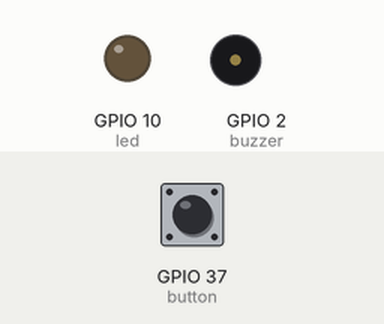
Bench run of a program on a simulated ESP32 board running MicroPython. Parts: output pins drawn as LEDs (lit = HIGH), buzzer (waves = sounding). Dashed ring = blinking. The test bench sets the inputs (shaded band); at power-on: GPIO 37 (button) HIGH. What the program prints to the serial console is not drawn.

Above: at 1.2 s.
1.3 s: GPIO 37 (button) pulled LOW for 0.15 s
At 2.36 s:
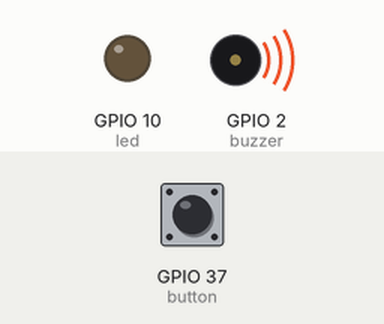
At 7.0 s:
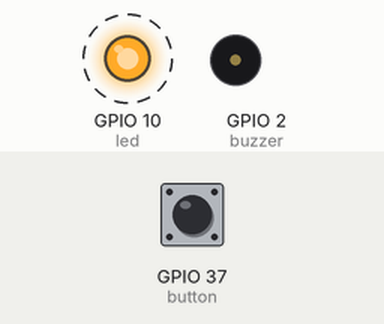
Timing chart, 0 to 8.5 s (numbered marks = the images above; inputs shaded):
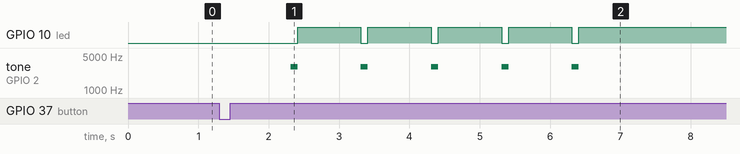

Measured:
- after the input at 1.3 s, GPIO 10 (led): alternates HIGH for 0.90 s and LOW for 0.10 s, 9 changes in all, then stays HIGH, starting after 1.1 s; tone on GPIO 2 (buzzer): alternates 3000 Hz for 0.10 s and silent for 0.90 s, 10 changes in all, then stays silent, starting after 1.0 s

The program:

M5stick_prv_Dojmy.py
```python
from machine import PWM, Timer, Signal, Pin
from time import sleep

def Časovač(časovač):
    global sekunda, led, buzzer
    sekunda += 1
    print("\nUplynula {}. sekunda!".format(sekunda))
    buzzer.duty_u16(2**15)
    led.on()
    sleep(0.1)
    buzzer.duty_u16(0)
    led.off()

def Tlačidlo(button):
    sleep(0.01)
    global pressed
    pressed = True

pressed = False
button = Pin(37, Pin.IN, Pin.PULL_UP)
led = Signal(10, Pin.OUT, invert = True)
buzzer = PWM(Pin(2))
buzzer.deinit()
buzzer.init(freq = 3000, duty_u16 = 0)

časovač = Timer(-1)
časovač.deinit()

button.irq(handler=Tlačidlo, trigger=Pin.IRQ_FALLING)

while True:
    if pressed:
        i = sekunda = 0
        časovač.init(callback=Časovač, period=1000)
        while sekunda < 5:
            i += 1
            print("Odpočívam ({})...".format(i), end="\r")
            sleep(0.1)

        časovač.deinit()
        pressed = False
```
